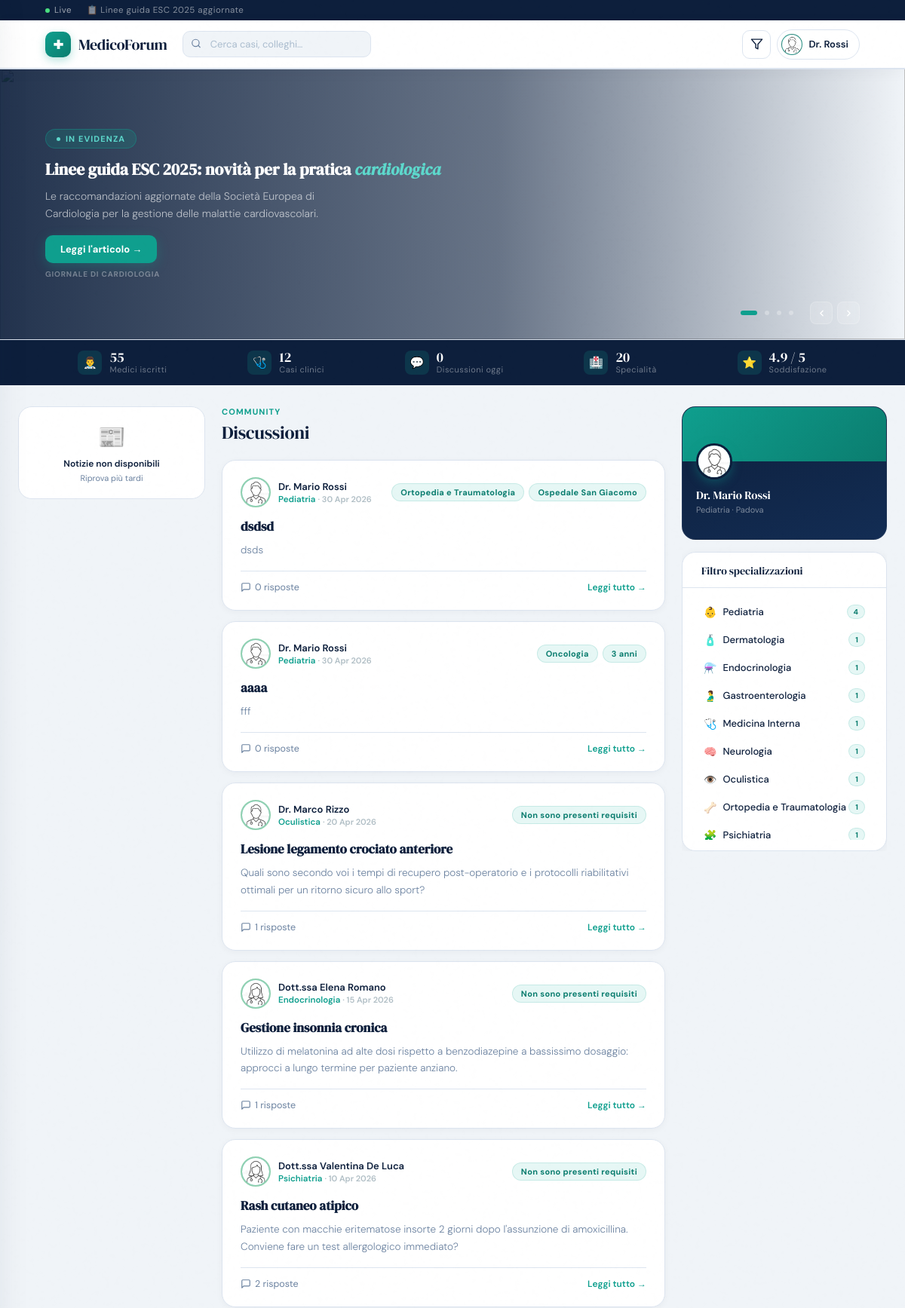
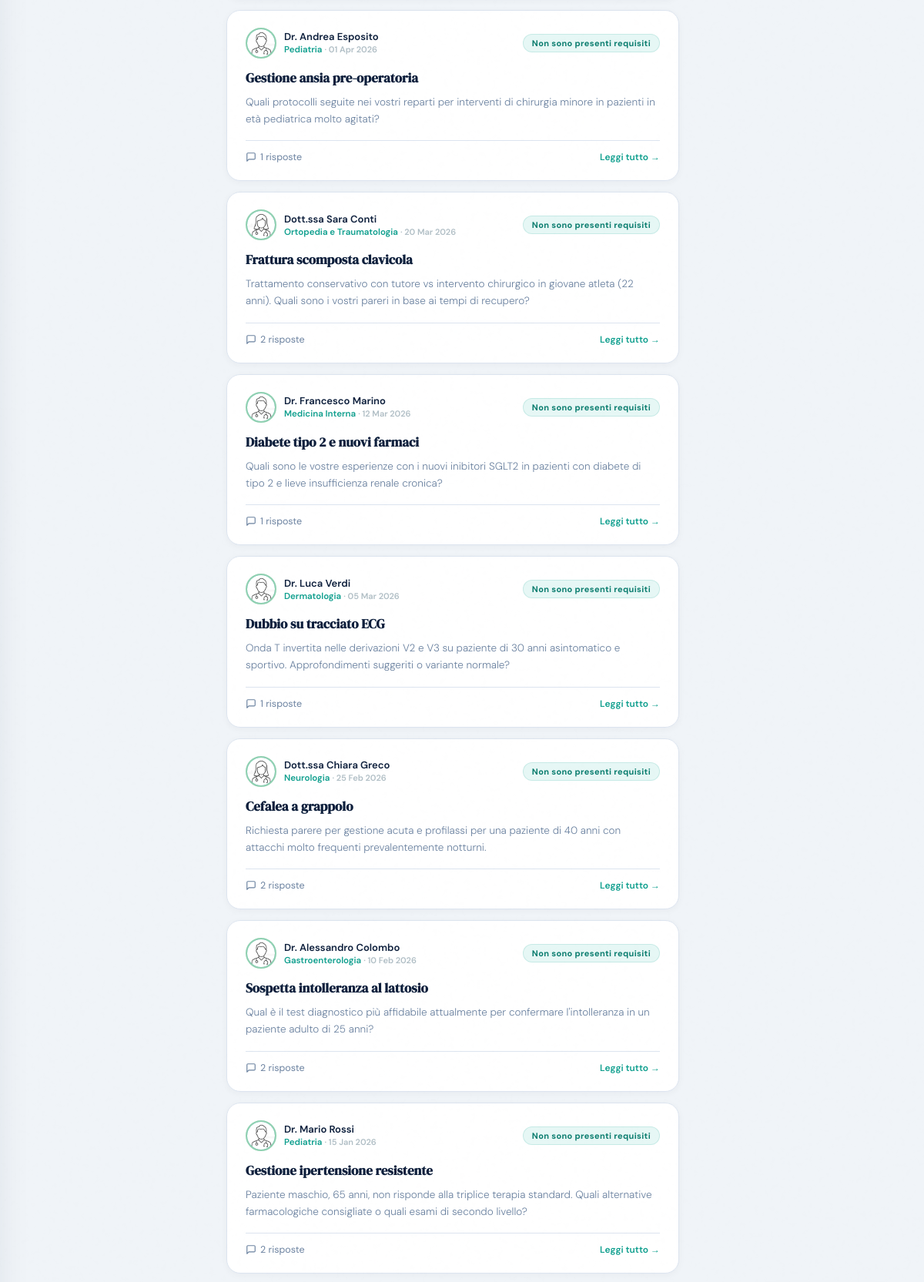
The page /frontend/home.php (signed in, upper part) on the database its author committed (2 pictures, top to bottom).
### tables this page shows
CREATE TABLE `dottori` (
  `id_dottore` int(11) NOT NULL,
  `nome` varchar(30) NOT NULL,
  `cognome` varchar(30) NOT NULL,
  `sesso` varchar(1) NOT NULL,
  `data_nascita` date DEFAULT NULL,
  `data_inizio_lavoro` date DEFAULT NULL,
  `foto_profilo` varchar(500) DEFAULT NULL,
  `specializzazione` int(11) NOT NULL,
  `ospedale` int(11) NOT NULL,
  `biografia` varchar(500) DEFAULT NULL
);

CREATE TABLE `domande` (
  `id_domanda` int(11) NOT NULL,
  `titolo` varchar(50) NOT NULL,
  `corpo` varchar(500) NOT NULL,
  `data_domanda` date DEFAULT NULL,
  `specializzazione_filtro` int(11) DEFAULT NULL,
  `anni_exp_filtro` int(11) DEFAULT NULL,
  `ospedale_filtro` int(11) DEFAULT NULL,
  `dottore` int(11) NOT NULL
);

CREATE TABLE `specializzazioni` (
  `codice` int(11) NOT NULL,
  `nome` varchar(50) NOT NULL,
  `descrizione` varchar(500) DEFAULT NULL
);

CREATE TABLE `ospedali` (
  `id_ospedale` int(11) NOT NULL,
  `nome` varchar(50) NOT NULL,
  `provincia` varchar(50) NOT NULL,
  `citta` varchar(50) NOT NULL,
  `via` varchar(50) NOT NULL,
  `civico` int(11) NOT NULL
);

### frontend/home.php (the view, shortened to what this page needs)
<?php
require_once 'database.php';
try {
  $connessione = new PDO("mysql:host=$host;dbname=$db", $user, $password);
  $connessione->setAttribute(PDO::ATTR_ERRMODE, PDO::ERRMODE_EXCEPTION);
} catch (PDOException $e) {
  die("Errore nella gestione del database $db: " . $e->getMessage());
}
$cerca = trim($_GET['q'] ?? '');
$filtri_spec = [];
$ordina = $_GET['ordina'] ?? 'recenti';
$HERO_IMGS = [
  'https://images.unsplash.com/photo-1579684385127-1ef15d508118?w=1600&q=80',
  'https://images.unsplash.com/photo-1504813184591-01572f98c85f?w=1600&q=80',
  'https://images.unsplash.com/photo-1551076805-e1869033e561?w=1600&q=80',
  'https://images.unsplash.com/photo-1612349317150-e413f6a5b16d?w=1600&q=80',
  'https://images.unsplash.com/photo-1584982751601-97dcc096659c?w=1600&q=80',
  'https://images.unsplash.com/photo-1585435557343-3b092031a831?w=1600&q=80',
];
$SLIDE_TAGS = ['In evidenza', 'Aggiornamento', 'Notizie mediche', 'Ricerca'];
$SLIDE_FALLBACK = [
  ['title'=>'Linee guida ESC 2025: novità per la pratica cardiologica','description'=>'Le raccomandazioni aggiornate della Società Europea di Cardiologia per la gestione delle malattie cardiovascolari.','url'=>'https://www.giornaledicardiologia.it/archivio/4570/articoli/45733/','source'=>'Giornale di Cardiologia'],
  ['title'=>'AIFA: aggiornamento farmaci autorizzati in Italia','description'=>'Lista completa dei medicinali con schede tecniche e note AIFA aggiornate al 2025.','url'=>'https://www.aifa.gov.it','source'=>'AIFA'],
  ['title'=>'Congresso Nazionale ANMCO 2025 — Rimini','description'=>'15-17 maggio, Rimini. Iscriviti tramite MedicoForum e ottieni crediti ECM.','url'=>'https://cardioinfo.it/congresso/anmco/2025/56-congresso-nazionale-anmco-appuntamento-a-rimini-dal-15-al-17-maggio/','source'=>'CardioInfo'],
  ['title'=>'FDA approva nuovo inibitore per tumori HER2+','description'=>'La comunità oncologica analizza l\'impatto clinico della nuova approvazione regolatoria statunitense.','url'=>'https://www.aifa.gov.it/-/fda-approva-un-nuovo-trattamento-per-ridurre-il-rischio-di-recidive-del-cancro-al-seno','source'=>'AIFA'],
];
$heroSlides = [];
if (empty($heroSlides)) {
  foreach ($SLIDE_FALLBACK as $i => $f) {
    $f['hero_image'] = $HERO_IMGS[$i % count($HERO_IMGS)];
    $heroSlides[] = $f;
  }
}
$stat_medici = $connessione->query("SELECT COUNT(*) FROM dottori")->fetchColumn();
$stat_casi = $connessione->query("SELECT COUNT(*) FROM domande")->fetchColumn();
$stat_oggi = $connessione->query("SELECT COUNT(*) FROM domande WHERE DATE(data_domanda) = CURDATE()")->fetchColumn();
$stat_specialita = $connessione->query("SELECT COUNT(*) FROM specializzazioni")->fetchColumn();
$sql_spec_count = "
    SELECT s.codice, s.nome,
           COUNT(DISTINCT d.id_domanda) AS nPost
    FROM specializzazioni s
    LEFT JOIN dottori doc ON doc.specializzazione = s.codice
    LEFT JOIN domande d ON d.dottore = doc.id_dottore
    GROUP BY s.codice, s.nome
    ORDER BY nPost DESC, s.nome ASC";
$elenco_spec_con_count = $connessione->query($sql_spec_count)->fetchAll(PDO::FETCH_ASSOC);
$sql = "SELECT dottori.nome AS nome, cognome, sesso, citta, foto_profilo, specializzazioni.nome AS nomeS FROM dottori, ospedali, specializzazioni WHERE ospedale=id_ospedale AND specializzazione=codice AND id_dottore=?";
$profiloStmt = $connessione->prepare($sql);
$profiloStmt->execute(array($_SESSION['utente']));
$profilo = $profiloStmt->rowCount() > 0 ? $profiloStmt->fetch(PDO::FETCH_ASSOC) : null;
$sql = "SELECT id_domanda, titolo, domande.corpo, d.nome AS nomeD, cognome, sesso,
               foto_profilo, s.nome AS nomeS, COUNT(id_risposta) AS nRisposte,
               specializzazione_filtro, anni_exp_filtro, ospedale_filtro,
               domande.data_domanda
        FROM domande
        INNER JOIN dottori AS d ON domande.dottore = d.id_dottore
        INNER JOIN specializzazioni AS s ON d.specializzazione = s.codice
        LEFT JOIN risposte ON domande.id_domanda = risposte.domanda";
$order_map = [
  'recenti' => 'domande.data_domanda DESC',
  'meno_recenti' => 'domande.data_domanda ASC',
  'commentati' => 'nRisposte DESC',
  'meno_commentati' => 'nRisposte ASC',
];
$sql .= " GROUP BY id_domanda ORDER BY " . $order_map[$ordina];
$post = $connessione->prepare($sql);
$post->execute();
?>
<!DOCTYPE html>
<html lang="it">
<head>
</head>
<body>
  <div class="topbar">
    <div class="topbar-left">
      <span class="live-badge">
        <span class="live-dot"></span>
        Live
      </span>
      <a href="https://www.giornaledicardiologia.it/archivio/4570/articoli/45733/">📋 Linee guida ESC 2025 aggiornate</a>
    </div>
  </div>
  <header style="display: flex; flex-wrap: wrap">
    <a href=# class="nav-logo">
      <span class="cross">✚</span>
      MedicoForum
    </a>
    <form method="GET" action="home.php" class="nav-search" id="searchForm">
      <div class="search-icon">
      </div>
      <input type="text" id="searchInput" name="q" placeholder="Cerca casi, colleghi…"
        value="<?= htmlspecialchars($cerca) ?>" autocomplete="off">
    </form>
    <div class="nav-right">
      <?php
      $filtri_drawer_attivi = 0;
      ?>
      <div class="icon-btn <?= $filtri_drawer_attivi > 0 ? 'filter-btn-active' : '' ?>" id="openFilters" title="Filtri">
        <svg viewBox="0 0 24 24">
          <polygon points="22 3 2 3 10 12.46 10 19 14 21 14 12.46 22 3" />
        </svg>
      </div>
      <a href="profilo.php" class="profile-pill">
        <?php
        if ($profilo) {
          echo '<img src="img/' . $profilo["foto_profilo"] . '" class="avatar">';
          echo ($profilo["sesso"] == 'm') ? 'Dr. ' : 'Dott.ssa ';
          echo $profilo["cognome"];
        }
        ?>
      </a>
    </div>
  </header>
  <div class="hero-slider" id="heroSlider">
    <?php foreach ($heroSlides as $i => $slide):
      $words    = explode(' ', trim($slide['title']));
      $lastWord = array_pop($words);
      $titleMain = implode(' ', $words);
      $tag       = $SLIDE_TAGS[$i % count($SLIDE_TAGS)];
    ?>
    <div class="slide <?= $i === 0 ? 'active' : '' ?>">
      <div class="slide-content">
        <div class="slide-inner">
          <div class="slide-tag"><?= htmlspecialchars($tag) ?></div>
          <h2 class="slide-title">
            <?= htmlspecialchars($titleMain) ?><?= $titleMain ? ' ' : '' ?><em><?= htmlspecialchars($lastWord) ?></em>
          </h2>
          <p class="slide-desc"><?= htmlspecialchars(mb_substr($slide['description'], 0, 160)) ?></p>
          <a href="<?= htmlspecialchars($slide['url']) ?>" target="_blank" rel="noopener noreferrer" class="slide-btn">
            Leggi l'articolo →
          </a>
          <div style="margin-top:8px;font-size:10px;font-weight:700;text-transform:uppercase;letter-spacing:.08em;color:rgba(255,255,255,.35)">
            <?= htmlspecialchars($slide['source']) ?>
          </div>
        </div>
      </div>
    </div>
    <?php endforeach; ?>
    <div class="slide-controls">
      <div style="display:flex;gap:10px;align-items:center">
        <?php foreach ($heroSlides as $i => $_): ?>
          <div class="slide-dot <?= $i === 0 ? 'active' : '' ?>" data-i="<?= $i ?>"></div>
        <?php endforeach; ?>
      </div>
      <div class="slide-arrows">
        <div class="slide-arrow" id="prevSlide"><svg viewBox="0 0 24 24"><polyline points="15 18 9 12 15 6"/></svg></div>
        <div class="slide-arrow" id="nextSlide"><svg viewBox="0 0 24 24"><polyline points="9 18 15 12 9 6"/></svg></div>
      </div>
    </div>
  </div>
  <div class="quick-stats">
    <div class="qstat">
      <div class="qstat-icon">👨‍⚕️</div>
      <div>
        <div class="qstat-num"><?= number_format($stat_medici, 0, ',', '.') ?></div>
        <div class="qstat-label">Medici iscritti</div>
      </div>
    </div>
    <div class="qstat">
      <div class="qstat-icon">🩺</div>
      <div>
        <div class="qstat-num"><?= number_format($stat_casi, 0, ',', '.') ?></div>
        <div class="qstat-label">Casi clinici</div>
      </div>
    </div>
    <div class="qstat">
      <div class="qstat-icon">💬</div>
      <div>
        <div class="qstat-num"><?= $stat_oggi ?></div>
        <div class="qstat-label">Discussioni oggi</div>
      </div>
    </div>
    <div class="qstat">
      <div class="qstat-icon">🏥</div>
      <div>
        <div class="qstat-num"><?= number_format($stat_specialita, 0, ',', '.') ?></div>
        <div class="qstat-label">Specialità</div>
      </div>
    </div>
    <div class="qstat">
      <div class="qstat-icon">⭐</div>
      <div>
        <div class="qstat-num">4.9 / 5</div>
        <div class="qstat-label">Soddisfazione</div>
      </div>
    </div>
  </div>
  <div class="page-wrapper">
    <aside class="sidebar sidebar-right">
      <div id="news-error" style="display:none;padding:20px;text-align:center;
           background:var(--white);border:1.5px solid var(--border);border-radius:18px">
        <div style="font-size:30px;margin-bottom:8px">📰</div>
        <div style="font-size:12px;font-weight:600;color:var(--navy);margin-bottom:4px">Notizie non disponibili</div>
        <div style="font-size:11px;color:var(--muted)">Riprova più tardi</div>
      </div>
    </aside>
    <main>
      <div class="feed-header">
        <div class="feed-title-group">
          <div class="feed-label">Community</div>
          <div class="feed-title">
            <?= $cerca !== '' ? 'Risultati ricerca' : 'Discussioni' ?>
          </div>
        </div>
      </div>
      <?php
      if ($post->rowCount() > 0) {
        while ($postSingolo = $post->fetch(PDO::FETCH_ASSOC)) {
          echo '<article class="question-card">
            <div class="card-top">
              <div class="author-row">
                <img src="img/' . $postSingolo["foto_profilo"] . '" class="author-avatar a3">
                <div>
                  <div class="author-name">';
          echo ($postSingolo["sesso"] == 'm') ? 'Dr. ' : 'Dott.ssa ';
          $dataFormattata = $postSingolo["data_domanda"]
            ? (new DateTime($postSingolo["data_domanda"]))->format('d M Y')
            : '';
          echo $postSingolo["nomeD"] . ' ' . $postSingolo["cognome"] . '</div>
                  <div class="author-meta">
                    <span>' . $postSingolo["nomeS"] . '</span>
                    ' . ($dataFormattata ? '<span class="post-date"> · ' . $dataFormattata . '</span>' : '') . '
                  </div>
                </div>
              </div>
              <div class="card-tags">';
          $requisiti = false;
          if (!empty($postSingolo['specializzazione_filtro'])) {
            $sql = "SELECT nome FROM specializzazioni WHERE codice = ?";
            $specializzazione = $connessione->prepare($sql);
            $specializzazione->execute([$postSingolo['specializzazione_filtro']]);
            $specializzazione = $specializzazione->fetch(PDO::FETCH_ASSOC);
            echo '<span class="spec-tag">' . $specializzazione['nome'] . '</span>';
            $requisiti = true;
          }
          if (!empty($postSingolo['anni_exp_filtro'])) {
            echo '<span class="spec-tag">' . $postSingolo['anni_exp_filtro'] . ' anni</span>';
            $requisiti = true;
          }
          if (!empty($postSingolo['ospedale_filtro'])) {
            $sql = "SELECT nome FROM ospedali WHERE id_ospedale = ?";
            $ospedale = $connessione->prepare($sql);
            $ospedale->execute([$postSingolo['ospedale_filtro']]);
            $ospedale = $ospedale->fetch(PDO::FETCH_ASSOC);
            echo '<span class="spec-tag">' . $ospedale['nome'] . '</span>';
            $requisiti = true;
          }
          if (!$requisiti) {
            echo '<span class="spec-tag">Non sono presenti requisiti</span>';
          }
          echo '</div>
            </div>
            <h2 class="question-title">' . htmlspecialchars($postSingolo["titolo"]) . '</h2>
            <p class="question-preview">' . htmlspecialchars($postSingolo["corpo"]) . '</p>
            <div class="card-footer">
              <div class="card-actions">
                <button class="card-action">
                  <svg viewBox="0 0 24 24">
                    <path d="M21 15a2 2 0 0 1-2 2H7l-4 4V5a2 2 0 0 1 2-2h14a2 2 0 0 1 2 2z" />
                  </svg>
                  ' . $postSingolo["nRisposte"] . ' risposte
                </button>
              </div>
              <a href="discussione.php?id=' . $postSingolo["id_domanda"] . '" class="read-more">Leggi tutto →</a>
            </div>
          </article>';
        }
      } else {
        echo '<div class="search-no-results">
          <div class="icon">🔍</div>
          <h3>Nessun risultato trovato</h3>
          <p>Nessuna discussione corrisponde a "<strong>' . htmlspecialchars($cerca) . '</strong>". Prova con un termine diverso.</p>
        </div>';
      }
      ?>
    </main>
    <aside class="sidebar sidebar-left">
      <div class="profile-widget">
        <div class="profile-card">
          <div class="profile-cover"></div>
          <div class="profile-info">
            <?php
            if ($profilo) {
              echo '<img src="img/' . $profilo["foto_profilo"] . '" class="big-avatar">
              <div class="pname">';
              echo ($profilo["sesso"] == 'm') ? 'Dr. ' : 'Dott.ssa ';
              echo $profilo["nome"] . ' ' . $profilo["cognome"] . '</div>
              <div class="pspec">' . $profilo["nomeS"] . ' · ' . $profilo["citta"] . '</div>';
            }
            ?>
          </div>
        </div>
      </div>
      <div class="widget">
        <div class="widget-header">
          <span class="widget-title"><span class="widget-title-icon"></span>Filtro specializzazioni</span>
        </div>
        <div class="widget-body">
          <ul class="spec-list spec-list-scroll">
            <?php foreach ($elenco_spec_con_count as $s):
              $isActive = in_array($s['codice'], $filtri_spec);
              $nuovi_filtri = $filtri_spec;
              if ($isActive) {
                $nuovi_filtri = array_filter($nuovi_filtri, fn($v) => $v != $s['codice']);
              } else {
                $nuovi_filtri[] = $s['codice'];
              }
              $query = [];
              if (!empty($nuovi_filtri))
                foreach ($nuovi_filtri as $f)
                  $query[] = 'spec[]=' . $f;
              $href = 'home.php' . (!empty($query) ? '?' . implode('&', $query) : '');
              ?>
              <li>
                <a href="<?= $href ?>" <?= $isActive ? 'style="background:var(--teal-lt);color:var(--teal2);font-weight:700;"' : '' ?>>
                  <span class="spec-left">
                    <span class="spec-emoji"><?= htmlspecialchars($s['emoji']) ?></span>
                    <?= htmlspecialchars($s['nome']) ?>
                  </span>
                  <span class="count-pill" <?= $isActive ? 'style="background:var(--teal);color:#fff;"' : '' ?>>
                    <?= (int) $s['nPost'] ?>
                  </span>
                </a>
              </li>
            <?php endforeach; ?>
          </ul>
        </div>
      </div>
    </aside>
  </div>
</body>
</html>

### rows shown on the page
dottori: foto_profilo (placeholder picture), cognome "Rossi", nome "Mario", specializzazione.nome "Pediatria", ospedale.citta "Padova"
domande: dottore.foto_profilo (placeholder picture), shows "Dr.", dottore.nome "Mario", dottore.cognome "Rossi", specializzazioni.nome "Pediatria", data_domanda "30 Apr 2026", specializzazione_filtro.nome "Ortopedia e Traumatologia", ospedale_filtro.nome "Ospedale San Giacomo", titolo "dsdsd", corpo "dsds", nRisposte "0"
domande: dottore.foto_profilo (placeholder picture), shows "Dr.", dottore.nome "Mario", dottore.cognome "Rossi", specializzazioni.nome "Pediatria", data_domanda "30 Apr 2026", specializzazione_filtro.nome "Oncologia", anni_exp_filtro "3", titolo "aaaa", corpo "fff", nRisposte "0"
domande: dottore.foto_profilo (placeholder picture), shows "Dr.", dottore.nome "Marco", dottore.cognome "Rizzo", specializzazioni.nome "Oculistica", data_domanda "20 Apr 2026", shows "Non sono presenti requisiti", titolo "Lesione legamento crociato anteriore", corpo "Quali sono secondo voi i tempi di recupero post-operatorio e i protocolli riabilitativi ottimali per un ritorno sicuro allo sport?", nRisposte "1"
domande: dottore.foto_profilo (placeholder picture), shows "Dott.ssa", dottore.nome "Elena", dottore.cognome "Romano", specializzazioni.nome "Endocrinologia", data_domanda "15 Apr 2026", shows "Non sono presenti requisiti", titolo "Gestione insonnia cronica", corpo "Utilizzo di melatonina ad alte dosi rispetto a benzodiazepine a bassissimo dosaggio: approcci a lungo termine per paziente anziano.", nRisposte "1"
domande: dottore.foto_profilo (placeholder picture), shows "Dott.ssa", dottore.nome "Valentina", dottore.cognome "De Luca", specializzazioni.nome "Psichiatria", data_domanda "10 Apr 2026", shows "Non sono presenti requisiti", titolo "Rash cutaneo atipico", corpo "Paziente con macchie eritematose insorte 2 giorni dopo l'assunzione di amoxicillina. Conviene fare un test allergologico immediato?", nRisposte "2"
domande: dottore.foto_profilo (placeholder picture), shows "Dr.", dottore.nome "Andrea", dottore.cognome "Esposito", specializzazioni.nome "Pediatria", data_domanda "01 Apr 2026", shows "Non sono presenti requisiti", titolo "Gestione ansia pre-operatoria", corpo "Quali protocolli seguite nei vostri reparti per interventi di chirurgia minore in pazienti in età pediatrica molto agitati?", nRisposte "1"
domande: dottore.foto_profilo (placeholder picture), shows "Dott.ssa", dottore.nome "Sara", dottore.cognome "Conti", specializzazioni.nome "Ortopedia e Traumatologia", data_domanda "20 Mar 2026", shows "Non sono presenti requisiti", titolo "Frattura scomposta clavicola", corpo "Trattamento conservativo con tutore vs intervento chirurgico in giovane atleta (22 anni). Quali sono i vostri pareri in base ai tempi di recupero?", nRisposte "2"
domande: dottore.foto_profilo (placeholder picture), shows "Dr.", dottore.nome "Francesco", dottore.cognome "Marino", specializzazioni.nome "Medicina Interna", data_domanda "12 Mar 2026", shows "Non sono presenti requisiti", titolo "Diabete tipo 2 e nuovi farmaci", corpo "Quali sono le vostre esperienze con i nuovi inibitori SGLT2 in pazienti con diabete di tipo 2 e lieve insufficienza renale cronica?", nRisposte "1"
domande: dottore.foto_profilo (placeholder picture), shows "Dr.", dottore.nome "Luca", dottore.cognome "Verdi", specializzazioni.nome "Dermatologia", data_domanda "05 Mar 2026", shows "Non sono presenti requisiti", titolo "Dubbio su tracciato ECG", corpo "Onda T invertita nelle derivazioni V2 e V3 su paziente di 30 anni asintomatico e sportivo. Approfondimenti suggeriti o variante normale?", nRisposte "1"
domande: dottore.foto_profilo (placeholder picture), shows "Dott.ssa", dottore.nome "Chiara", dottore.cognome "Greco", specializzazioni.nome "Neurologia", data_domanda "25 Feb 2026", shows "Non sono presenti requisiti", titolo "Cefalea a grappolo", corpo "Richiesta parere per gestione acuta e profilassi per una paziente di 40 anni con attacchi molto frequenti prevalentemente notturni.", nRisposte "2"
domande: dottore.foto_profilo (placeholder picture), shows "Dr.", dottore.nome "Alessandro", dottore.cognome "Colombo", specializzazioni.nome "Gastroenterologia", data_domanda "10 Feb 2026", shows "Non sono presenti requisiti", titolo "Sospetta intolleranza al lattosio", corpo "Qual è il test diagnostico più affidabile attualmente per confermare l'intolleranza in un paziente adulto di 25 anni?", nRisposte "2"
domande: dottore.foto_profilo (placeholder picture), shows "Dr.", dottore.nome "Mario", dottore.cognome "Rossi", specializzazioni.nome "Pediatria", data_domanda "15 Jan 2026", shows "Non sono presenti requisiti", titolo "Gestione ipertensione resistente", corpo "Paziente maschio, 65 anni, non risponde alla triplice terapia standard. Quali alternative farmacologiche consigliate o quali esami di secondo livello?", nRisposte "2"
specializzazioni: emoji "👶", nome "Pediatria", nPost "4"
specializzazioni: emoji "🧴", nome "Dermatologia", nPost "1"
specializzazioni: emoji "⚗️", nome "Endocrinologia", nPost "1"
specializzazioni: emoji "🫃", nome "Gastroenterologia", nPost "1"
specializzazioni: emoji "🩺", nome "Medicina Interna", nPost "1"
specializzazioni: emoji "🧠", nome "Neurologia", nPost "1"
specializzazioni: emoji "👁️", nome "Oculistica", nPost "1"
specializzazioni: emoji "🦴", nome "Ortopedia e Traumatologia", nPost "1"
specializzazioni: emoji "🧩", nome "Psichiatria", nPost "1"

### other values the page prints
$tag "IN EVIDENZA"
$titleMain "Linee guida ESC 2025: novità per la pratica"
$lastWord "cardiologica"
mb_substr($slide['description'], 0, 160) "Le raccomandazioni aggiornate della Società Europea di Cardiologia per la gestione delle malattie cardiovascolari."
$slide['source'] "GIORNALE DI CARDIOLOGIA"
$stat_medici "55"
$stat_casi "12"
$stat_oggi "0"
$stat_specialita "20"
